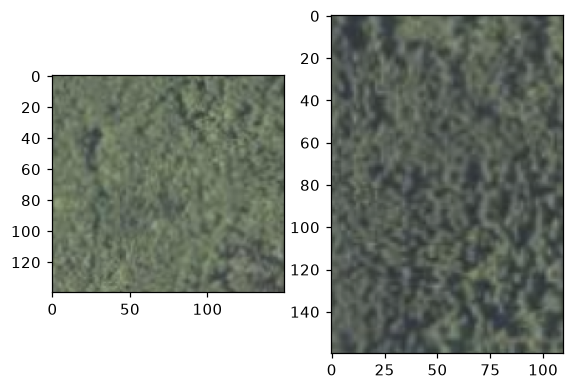
#> input picture Notebooks/data/bs.png, 574 x 390 px, given in place of pei_1968.png, which was not available
$ jupyter execute --allow-errors AL5_Feature_Matching.ipynb   (text cells are left out)
#> lines starting #> are read from the running program, lines starting #| are printed output that depends on the picture; pictures that were not available may be replaced by others from this repository, and a replacement may not be noted
[cell 1]
import io, os, time, urllib.request, zipfile
import cv2
import numpy as np
import matplotlib.pyplot as plt

plt.rcParams.update({"figure.dpi": 100, "axes.spines.top": False,
                     "axes.spines.right": False, "font.size": 11})
GOLD, RED, TEAL, GREEN, NAVY, GREY = "#C8962C", "#B82828", "#1A7A8A", "#2E7D50", "#1A3A5C", "#9AA5B1"

def show(images, titles, cmap='gray', vmin=0, vmax=255, figw=15, figh=4.5):
    # Show a row of images.
    fig, axes = plt.subplots(1, len(images), figsize=(figw, figh))
    if len(images) == 1:
        axes = [axes]
    for ax, im, t in zip(axes, images, titles):
        colour = im.ndim == 3
        ax.imshow(im, cmap=None if colour else cmap,
                  vmin=None if colour else vmin, vmax=None if colour else vmax)
        ax.set_title(t, fontsize=11); ax.axis('off')
    plt.tight_layout(); plt.show()

def project(pts, H):
    # Apply a 3x3 transform to an (N, 2) array of points.
    p = np.c_[pts, np.ones(len(pts))] @ H.T
    return p[:, :2] / p[:, 2:]

def ratio_test(knn, r=0.8):
    # Lowe's ratio test on the output of knnMatch(k=2): keep the best match of each
    # query if it is clearly better than the runner-up. Queries that came back with
    # fewer than two neighbours are skipped (FLANN's LSH index can do that).
    return [p[0] for p in knn if len(p) == 2 and p[0].distance < r * p[1].distance]

def best_of(f, repeats=3):
    # Run f() a few times; return (result, fastest time in seconds).
    best = np.inf
    for _ in range(repeats):
        t0 = time.perf_counter(); out = f(); best = min(best, time.perf_counter() - t0)
    return out, best

print(f"OpenCV {cv2.__version__}")

[cell 2]
BASE = ("https://raw.githubusercontent.com/andrewgodbout/"
        "MCS-3950-F26/main/Notebooks/data/")

def fetch_zip(name, needed):
    if all(os.path.exists(f) for f in needed):
        print(f"{name}: already present")
        return
    with urllib.request.urlopen(BASE + name, timeout=120) as r:
        blob = r.read()
    with zipfile.ZipFile(io.BytesIO(blob)) as z:
        z.extractall(".")
    print(f"{name}: {len(blob)/1e6:.1f} MB downloaded and extracted")

fetch_zip("AL2.zip", ["pei_1935.png", "pei_1958.png", "pei_1968.png"])
#> (the call stopped at in fetch_zip, `with urllib.request.urlopen(BASE + name, timeout=120) as r:`: the network is not available in this run)
fetch_zip("AL5.zip", ["frames/16046-19.jpg", "frames/16046-20.jpg"])
#> (the call stopped at in fetch_zip, `with urllib.request.urlopen(BASE + name, timeout=120) as r:`: the network is not available in this run)

NAMES = sorted(f[:-4] for f in os.listdir("frames") if f.endswith(".jpg"))
print(f"{len(NAMES)} frames: {', '.join(NAMES)}")

# The 1968 clip on the 1 m grid, exactly as in L7
RES = {1958: 1.1593543264609192, 1968: 0.5}
def to_grid(img, src_res, target=1.0):
#> called with src_res = 0.5, target = 1
    s = src_res / target
#> s = 0.5
    wh = (int(round(img.shape[1]*s)), int(round(img.shape[0]*s)))
#> wh = (287, 195)
    return cv2.resize(img, wh, interpolation=cv2.INTER_AREA if s < 1 else cv2.INTER_CUBIC)
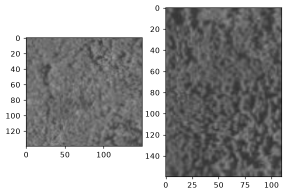
#> returned value: shape (195, 287); min 19, max 255, mean 159.4

img = to_grid(cv2.imread("pei_1968.png", cv2.IMREAD_GRAYSCALE), RES[1968])[:800, :800]
h, w = img.shape
#> h = 195; w = 287

[cell 3]
def make_pair(img, angle=30, scale=0.7, gain=1.1, gamma=0.7, noise=4, seed=0):
    # Rotate + scale about the centre, then a non-linear exposure change and grain.
    # Returns the new image, the 3x3 matrix H that maps img -> new, and a valid-pixel mask.
#> called with angle = 30, scale = 0.7, gain = 1.1, gamma = 0.7, noise = 4, seed = 0
    A = cv2.getRotationMatrix2D((w/2, h/2), angle, scale)
    H = np.vstack([A, [0, 0, 1]])
    out = cv2.warpAffine(img, A, (w, h), flags=cv2.INTER_LINEAR, borderValue=0)
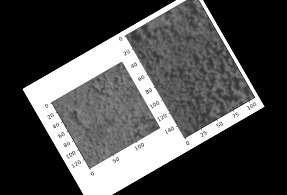
#> out: shape (195, 287); min 0, max 255, mean 76.7
    f = out.astype(np.float64) / 255
    rng = np.random.default_rng(seed)
    f = gain * f**gamma * 255 + rng.normal(0, noise, f.shape)
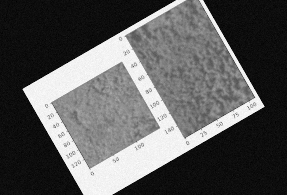
#> f: shape (195, 287) float64; min -16.09, max 295.1, mean 95; drawn with min black and max white
    mask = cv2.warpAffine(np.full_like(img, 255), A, (w, h))
    return np.clip(f, 0, 255).astype(np.uint8), H, mask

def is_correct(kp1, kp2, matches, H, tol=3):
    # Boolean per match: does kp2 sit where H says kp1 should have gone?
    p1 = project(np.float32([kp1[m.queryIdx].pt for m in matches]), H)
    p2 = np.float32([kp2[m.trainIdx].pt for m in matches])
    return np.linalg.norm(p1 - p2, axis=1) < tol

img2, H, mask2 = make_pair(img)
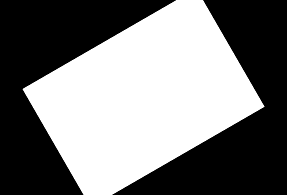
#> mask2: shape (195, 287); min 0, max 255, mean 123.5
#> H = [[0.606, 0.35, 22.38], [-0.35, 0.606, 88.62], [0, 0, 1]]
sift = cv2.SIFT_create()
k1, d1 = sift.detectAndCompute(img, None)
#> k1 = 591 keypoints; strongest (x, y, size): (75, 91, 67.7), (141, 145, 2.8), (174, 16, 12.6), (166, 9, 2.7)
k2, d2 = sift.detectAndCompute(img2, mask2)
#> k2 = 366 keypoints; strongest (x, y, size): (256, 104, 10.3), (212, 130, 10.7), (114, 51, 24.1), (63, 152, 6.7)
show([img, img2], [f"1968 clip: {len(k1):,} SIFT keypoints",
                   f"rotated 30°, scaled 0.7, γ = 0.7, grain: {len(k2):,} keypoints"], figw=11)
#> the loop in show, `for ax, im, t in zip(axes, images, titles):` made 2 passes
#> (t, colour) on pass 1: ('1968 clip: 591 SIFT keypoints', False)

[cell 4]
bf = cv2.BFMatcher(cv2.NORM_L2)
knn_bf, t_bf = best_of(lambda: bf.knnMatch(d1, d2, k=2))
#> knn_bf = 591 matches; t_bf = 0.00685
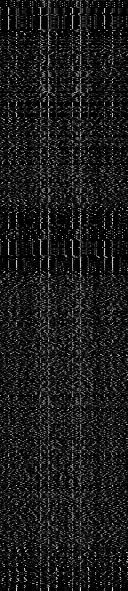
#> d1: shape (591, 128) float32; min 0, max 223, mean 27.5
good_bf = ratio_test(knn_bf)
#> good_bf = 241 matches
ok_bf = is_correct(k1, k2, good_bf, H)
#> in project, `p = np.c_[pts, np.ones(len(pts))] @ H.T`: p = 241 rows, first 8: [51.61, 114.9, 1], [51.61, 114.9, 1], [78.83, 161.9, 1], [78.83, 161.9, 1], [46.34, 105.6, 1], [72.53, 143.7, 1], [61.71, 124.8, 1], [83.44, 162.4, 1]
#> in is_correct, `p1 = project(np.float32([kp1[m.queryIdx].pt for m in matches]), H)`: p1 = 241 pairs, first value 46.34 to 248.6, second value 8.77 to 173.2
#> in is_correct, `p2 = np.float32([kp2[m.trainIdx].pt for m in matches])`: p2 = 241 pairs, first value 46.1 to 248.9, second value 8.92 to 168.6
nn_bf = np.array([p[0].trainIdx for p in knn_bf])       # the exact nearest neighbours
#> nn_bf = 591 values, max 362 at index 563, min 0 at index 7, mean 162

print(f"brute force: {1000*t_bf:5.0f} ms   kept {len(good_bf)}   "
      f"precision {100*ok_bf.mean():.1f}%   correct {ok_bf.sum()}")
#| brute force:     7 ms   kept 241   precision 85.9%   correct 207

[cell 5]
def make_flann(kind="kdtree", checks=50):
    '''
    Return a cv2.FlannBasedMatcher.
      kind="kdtree": randomised kd-trees, for float descriptors (SIFT)
      kind="lsh"   : locality-sensitive hashing, for binary descriptors (ORB)
    `checks` is how many leaves (buckets) to examine per query: more is more exact, and slower.
    '''
    # ── YOUR CODE HERE conditional on the kind argument:
    # 1. index = dict(algorithm=1, trees=5)  #for "kdtree"
    #    index = dict(algorithm=6, table_number=6, key_size=12, multi_probe_level=1)  # for "lsh"
    # 2. search = dict(checks=checks)
    # 3. return cv2.FlannBasedMatcher(index, search)
    #
    raise NotImplementedError("Task 1: build and return the FLANN matcher.")

[cell 6]
try:
    flann = make_flann("kdtree", checks=50)
    knn_fl, t_fl = best_of(lambda: flann.knnMatch(d1, d2, k=2))
    good_fl = ratio_test(knn_fl)
    ok_fl = is_correct(k1, k2, good_fl, H)
    same = np.mean(np.array([p[0].trainIdx for p in knn_fl]) == nn_bf)

    print(f"{'':14}{'time':>8}{'kept':>7}{'precision':>11}{'correct':>9}{'same NN as BF':>15}")
    print(f"{'brute force':14}{1000*t_bf:6.0f} ms{len(good_bf):7}{100*ok_bf.mean():10.1f}%{ok_bf.sum():9}{'100%':>15}")
    print(f"{'FLANN, 50':14}{1000*t_fl:6.0f} ms{len(good_fl):7}{100*ok_fl.mean():10.1f}%{ok_fl.sum():9}{100*same:14.0f}%")
except NotImplementedError:
    print("Complete Task 1 first.")

[cell 7]
try:
    CHECKS = [1, 2, 4, 8, 16, 32, 64, 128, 256]
    sweep = []
    for c in CHECKS:
        fl = make_flann("kdtree", checks=c)
        knn_c, t_c = best_of(lambda: fl.knnMatch(d1, d2, k=2))
        g = ratio_test(knn_c); ok = is_correct(k1, k2, g, H)
        same_c = np.mean(np.array([p[0].trainIdx for p in knn_c]) == nn_bf)
        sweep.append((c, 1000*t_c, same_c, len(g), ok.mean(), ok.sum(), knn_c))

    fig, ax = plt.subplots(1, 2, figsize=(14, 4.6))
    ax[0].semilogx([s[0] for s in sweep], [100*s[2] for s in sweep], 'o-', color=NAVY, lw=2.3, base=2,
                   label="FLANN returns the exact nearest neighbour")
    ax[0].semilogx([s[0] for s in sweep], [100*s[4] for s in sweep], 's-', color=TEAL, lw=2.3, base=2,
                   label="precision after the ratio test")
    ax[0].axhline(100*ok_bf.mean(), color=TEAL, ls=':', lw=2, label="brute-force precision")
    ax[0].set_xlabel("checks"); ax[0].set_ylabel("%"); ax[0].set_ylim(0, 102)
    ax[0].legend(loc="lower right"); ax[0].grid(alpha=0.3)
    ax[1].loglog([s[0] for s in sweep], [s[1] for s in sweep], 'o-', color=GOLD, lw=2.3, base=2, label="FLANN")
    ax[1].axhline(1000*t_bf, color=RED, ls='--', lw=2, label="brute force")
    ax[1].set_xlabel("checks"); ax[1].set_ylabel("ms per knnMatch"); ax[1].legend(); ax[1].grid(alpha=0.3)
    plt.tight_layout(); plt.show()

    print(f"{'checks':>6}{'ms':>7}{'exact NN':>10}{'kept':>7}{'precision':>11}{'correct':>9}")
    for c, t_c, s_c, n_c, p_c, r_c, _ in sweep:
        print(f"{c:6}{t_c:7.0f}{100*s_c:9.0f}%{n_c:7}{100*p_c:10.1f}%{r_c:9}")
    print(f"{'BF':>6}{1000*t_bf:7.0f}{'100':>9}%{len(good_bf):7}{100*ok_bf.mean():10.1f}%{ok_bf.sum():9}")
except NotImplementedError:
    print("Complete Task 1 first.")

[cell 8]
try:
    if not sweep:
        raise NameError
    r_bf = np.array([p[0].distance / p[1].distance for p in knn_bf])
    right_bf = is_correct(k1, k2, [p[0] for p in knn_bf], H)
    bf_good = (r_bf < 0.8) & right_bf                   # what brute force keeps, and is right
    print(f"{'checks':>6} | {'exact NN found for:':^31} | {'FLANN keeps, but wrong:':^38}")
    print(f"{'':>6} | {'BF-kept & right':>15} {'everything else':>15} | {'count':>6} {'1st nbr = BF':>13} {'ratio < BF ratio':>17}")
    for c, *_, knn_c in sweep:
        if c not in (1, 8, 32, 128):
            continue
        nn_c = np.array([p[0].trainIdx for p in knn_c])
        r_c = np.array([p[0].distance / p[1].distance for p in knn_c])
        same_c = nn_c == nn_bf
        wrong_kept = (r_c < 0.8) & ~is_correct(k1, k2, [p[0] for p in knn_c], H)
        print(f"{c:6} | {100*same_c[bf_good].mean():14.1f}% {100*same_c[~bf_good].mean():14.1f}% | "
              f"{wrong_kept.sum():6} {100*same_c[wrong_kept].mean():12.0f}% {100*(r_c < r_bf)[wrong_kept].mean():16.0f}%")
except NameError:
    print("Complete Task 1 and run Step 3 first.")

[cell 9]
try:
    orb = cv2.ORB_create(nfeatures=3000)
    o1k, o1 = orb.detectAndCompute(img, None)
    o2k, o2 = orb.detectAndCompute(img2, mask2)

    try:
        make_flann("kdtree").knnMatch(o1, o2, k=2)
    except cv2.error as e:
        print("kd-tree on uint8 ORB descriptors ->", str(e).strip().splitlines()[0][:110], "...\n")

    rows = {
        "BF, Hamming (L7)":     lambda: cv2.BFMatcher(cv2.NORM_HAMMING).knnMatch(o1, o2, k=2),
        "kd-tree on float(ORB)": lambda: make_flann("kdtree").knnMatch(np.float32(o1), np.float32(o2), k=2),
        "FLANN LSH":            lambda: make_flann("lsh").knnMatch(o1, o2, k=2),
    }
    print(f"{'ORB':24}{'time':>8}{'kept':>7}{'precision':>11}{'correct':>9}{'queries with < 2 nbrs':>23}")
    for name, f in rows.items():
        knn_o, t_o = best_of(f)
        g = ratio_test(knn_o); ok = is_correct(o1k, o2k, g, H)
        short = sum(len(p) < 2 for p in knn_o)
        print(f"{name:24}{1000*t_o:6.0f} ms{len(g):7}{100*ok.mean():10.1f}%{ok.sum():9}{short:23}")
except NotImplementedError:
    print("Complete Task 1 first.")

[cell 10]
A = cv2.imread("frames/16046-19.jpg", cv2.IMREAD_GRAYSCALE)
B = cv2.imread("frames/16046-20.jpg", cv2.IMREAD_GRAYSCALE)

H_REF = np.array([[ 0.98700935, -0.00873884, -390.04915793],     # frame 19 -> frame 20
                  [ 0.00098735,  1.01974419,  -25.81833349],     # (1000-px frames)
                  [-0.00000007,  0.00002919,    1.        ]])
TOL_REAL = 5   # px

# checkerboard: frame 19 warped into frame 20, alternating 80-px squares where both exist
A_in_B = cv2.warpPerspective(A, H_REF, (B.shape[1], B.shape[0]))
valid = cv2.warpPerspective(np.full_like(A, 255), H_REF, (B.shape[1], B.shape[0])) > 0
yy, xx = np.mgrid[:B.shape[0], :B.shape[1]]
cb = np.where(((yy // 80 + xx // 80) % 2 == 0) & valid, A_in_B, B)
x0 = np.where(valid.any(0))[0].max()

show([A, B], ["16046-19", "16046-20"], figw=13, figh=6.5)
plt.figure(figsize=(8, 8)); plt.imshow(cb[:, :x0], cmap='gray'); plt.axis('off')
plt.title("the overlap: 80-px squares alternate between 19 (warped by H_REF) and 20\n"
          "roads and field edges should run straight across the square boundaries")
plt.show()

[cell 11]
try:
    ka, da = sift.detectAndCompute(A, None)
    kb, db = sift.detectAndCompute(B, None)
    knn_ab = make_flann("kdtree").knnMatch(da, db, k=2)

    ratio_ab = np.array([p[0].distance / p[1].distance for p in knn_ab])
    pa = np.float32([ka[p[0].queryIdx].pt for p in knn_ab])     # every keypoint in 19 ...
    pb = np.float32([kb[p[0].trainIdx].pt for p in knn_ab])     # ... and its nearest neighbour in 20
    right_ab = np.linalg.norm(project(pa, H_REF) - pb, axis=1) < TOL_REAL
    print(f"{len(ka):,} keypoints in 19, {len(kb):,} in 20")

    rng = np.random.default_rng(9)
    passed = np.where(ratio_ab < 0.8)[0]
    pick = set(rng.choice(passed, 60, replace=False).tolist())
    mask_draw = [[1, 0] if i in pick else [0, 0] for i in range(len(knn_ab))]
    vis = cv2.drawMatchesKnn(A, ka, B, kb, knn_ab, None, matchColor=(0, 255, 0),
                             matchesMask=mask_draw, flags=cv2.DrawMatchesFlags_NOT_DRAW_SINGLE_POINTS)
    plt.figure(figsize=(15, 7.5)); plt.imshow(vis); plt.axis('off')
    plt.title("60 random matches that pass the ratio test (r = 0.8)"); plt.show()
except NotImplementedError:
    print("Complete Task 1 first.")

[cell 12]
try:
    d_ab = pb - pa
    kept = ratio_ab < 0.8
    fig, ax = plt.subplots(1, 2, figsize=(14, 6))
    for a, lim in zip(ax, [None, 40]):
        a.scatter(*d_ab[~kept].T, s=2, c=GREY, alpha=0.25, label=f"rejected by ratio test ({(~kept).sum():,})")
        a.scatter(*d_ab[kept & ~right_ab].T, s=10, c=RED, label=f"kept, wrong ({(kept & ~right_ab).sum():,})")
        a.scatter(*d_ab[kept & right_ab].T, s=10, c=TEAL, label=f"kept, correct ({(kept & right_ab).sum():,})")
        a.set_xlabel("dx (px)"); a.set_ylabel("dy (px)"); a.set_aspect('equal')
        if lim:
            c = np.median(d_ab[kept & right_ab], axis=0)
            a.set_xlim(c[0]-lim, c[0]+lim); a.set_ylim(c[1]-lim, c[1]+lim)
            a.set_title(f"zoom: ±{lim} px around the cluster")
        else:
            a.set_title("displacement of every nearest-neighbour match"); a.legend(loc="lower left", markerscale=2)
    plt.tight_layout(); plt.show()
except NameError:
    print("Run Step 1 first.")

[cell 13]
def consistent(pa, pb, tol=20):
    '''
    pa, pb : (N, 2) arrays of matched points in frame 19 and frame 20.
    Returns (shift, ok):
      shift : the median displacement (dx, dy) of all N matches
      ok    : boolean array (N,), True where a match's displacement is within `tol` px of `shift`
    '''
    # ────────────────────────────────────────────────────────────────────────────

    # ── YOUR CODE HERE ──────────────────────────────────────────────────────────
    # 1. d = pb - pa
    # 2. shift = np.median(d, axis=0) #(why the median, not the mean?) axis 0 is the rows
    # 3. ok = np.linalg.norm(d - shift, axis=1) < tol # (axis 1 is the columns) .norm converts each dx, dy into its distance from the median (in x and y (same as length or norm of the vector)
    # ────────────────────────────────────────────────────────────────────────────
    raise NotImplementedError("Task 2: return (shift, ok).")

[cell 14]
try:
    shift, _ = consistent(pa[ratio_ab < 0.8], pb[ratio_ab < 0.8])
    print(f"camera shift: dx = {shift[0]:.0f} px, dy = {shift[1]:.0f} px   "
          f"-> forward overlap ≈ {100*(1 - abs(shift[0])/A.shape[1]):.0f}% of the frame width\n")

    print(f"{'r':>5}{'kept':>7}{'precision':>11}{'consistent':>12}{'precision of consistent':>25}{'correct ones kept':>19}")
    for r in (0.6, 0.7, 0.8, 0.9, 1.0):
        k = ratio_ab < r
        _, ok = consistent(pa[k], pb[k])
        print(f"{r:5}{k.sum():7,}{100*right_ab[k].mean():10.1f}%{ok.sum():12,}"
              f"{100*right_ab[k][ok].mean():24.1f}%{100*(right_ab[k] & ok).sum()/right_ab[k].sum():18.1f}%")
except NotImplementedError:
    print("Complete Task 2 first.")
except NameError:
    print("Run Steps 1-2 first.")

[cell 15]
def draw_lines(A, B, pa, pb, good, n=250, seed=0, title=""):
    # Side-by-side images with match lines, green where good is True, red otherwise.
    canvas = np.zeros((max(A.shape[0], B.shape[0]), A.shape[1] + B.shape[1]), np.uint8)
    canvas[:A.shape[0], :A.shape[1]] = A; canvas[:B.shape[0], A.shape[1]:] = B
    idx = np.random.default_rng(seed).choice(len(pa), min(n, len(pa)), replace=False)
    plt.figure(figsize=(15, 7.8)); plt.imshow(canvas, cmap='gray')
    for i in idx:
        plt.plot([pa[i, 0], pb[i, 0] + A.shape[1]], [pa[i, 1], pb[i, 1]],
                 color=GREEN if good[i] else RED, lw=0.9 if good[i] else 1.3, alpha=0.8)
    plt.axis('off'); plt.title(title); plt.show()

try:
    k = ratio_ab < 0.8
    _, ok = consistent(pa[k], pb[k])
    draw_lines(A, B, pa[k], pb[k], ok, title=f"r = 0.8: {ok.sum():,} consistent (green), {(~ok).sum():,} not (red)")
except NotImplementedError:
    print("Complete Task 2 first.")
except NameError:
    print("Run Steps 1-3 first.")

[cell 16]
sift_db = cv2.SIFT_create(nfeatures=4000)     # keep the 4,000 strongest per frame
FR, KP, DESC = {}, {}, {}
t0 = time.perf_counter()
for n in NAMES:
    FR[n] = cv2.imread(f"frames/{n}.jpg", cv2.IMREAD_GRAYSCALE)
    KP[n], DESC[n] = sift_db.detectAndCompute(FR[n], None)
print(f"described {len(NAMES)} frames in {time.perf_counter()-t0:.1f} s: "
      f"{sum(len(d) for d in DESC.values()):,} descriptors in all")

QUERY_SCALE = 1/3
clip58 = cv2.imread("pei_1958.png", cv2.IMREAD_GRAYSCALE)
#> (the rest of this cell did not finish here and is left out)

[cell 17]
def bf_votes(names, r=0.8):
    bfm = cv2.BFMatcher(cv2.NORM_L2)
    return np.array([len(ratio_test(bfm.knnMatch(dq, DESC[n], k=2), r)) for n in names])

votes_bf, t_loop = best_of(lambda: bf_votes(NAMES))
